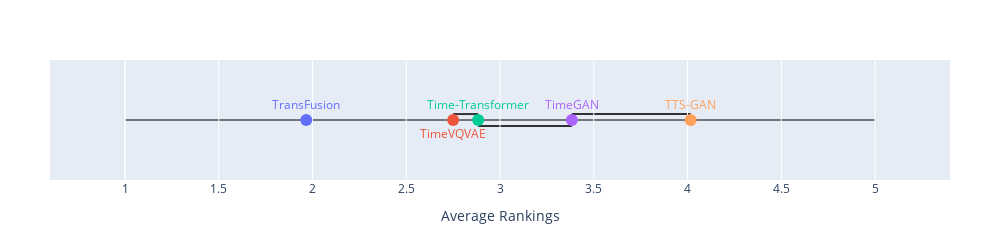

Write notebook code for a chart like this one.
### Code cell
connections = [("Time-Transformer", "TimeVQVAE"), ("TimeGAN", "Time-Transformer"), ("TimeGAN", "TTS-GAN")] # according to connover test.
all_measures_ranking = plot_average_rankings(df_no_copy, connections=connections, title="All Measures")
all_measures_ranking

### Figure 1 — Plotly figure (JSON) as saved in the notebook; plotly's stock layout.template omitted (floating-point values rounded to 4 significant figures)
{"data": [{"marker": {"color": ["#636EFA", "#EF553B", "#00CC96", "#AB63FA", "#FFA15A", "#19D3F3"], "size": 12}, "mode": "markers+text", "text": ["TransFusion", "TimeVQVAE", "Time-Transformer", "TimeGAN", "TTS-GAN"], "textfont": {"color": ["#636EFA", "#EF553B", "#00CC96", "#AB63FA", "#FFA15A", "#19D3F3"]}, "textposition": ["top center", "bottom center", "top center", "top center", "top center"], "type": "scatter", "x": [1.967, 2.75, 2.883, 3.383, 4.017], "y": [0, 0, 0, 0, 0]}], "layout": {"height": 210, "margin": {"b": 60, "l": 50, "r": 50, "t": 60}, "shapes": [{"layer": "below", "line": {"color": "rgb(50,50,50)", "width": 2}, "type": "line", "x0": 2.883, "x1": 2.75, "y0": 0.1, "y1": 0.1}, {"layer": "below", "line": {"color": "rgb(50,50,50)", "width": 2}, "type": "line", "x0": 3.383, "x1": 2.883, "y0": -0.1, "y1": -0.1}, {"layer": "below", "line": {"color": "rgb(50,50,50)", "width": 2}, "type": "line", "x0": 3.383, "x1": 4.017, "y0": 0.1, "y1": 0.1}, {"layer": "below", "line": {"color": "black", "width": 1}, "type": "line", "x0": 1, "x1": 5, "y0": 0, "y1": 0}, {"layer": "below", "line": {"color": "white", "width": 1}, "type": "line", "x0": 1, "x1": 1, "y0": -1, "y1": 1}], "showlegend": false, "title": {}, "width": 1000, "xaxis": {"range": [0.6, 5.4], "showgrid": true, "title": {"text": "Average Rankings"}, "zeroline": false}, "yaxis": {"title": {"text": ""}, "visible": false}}}
